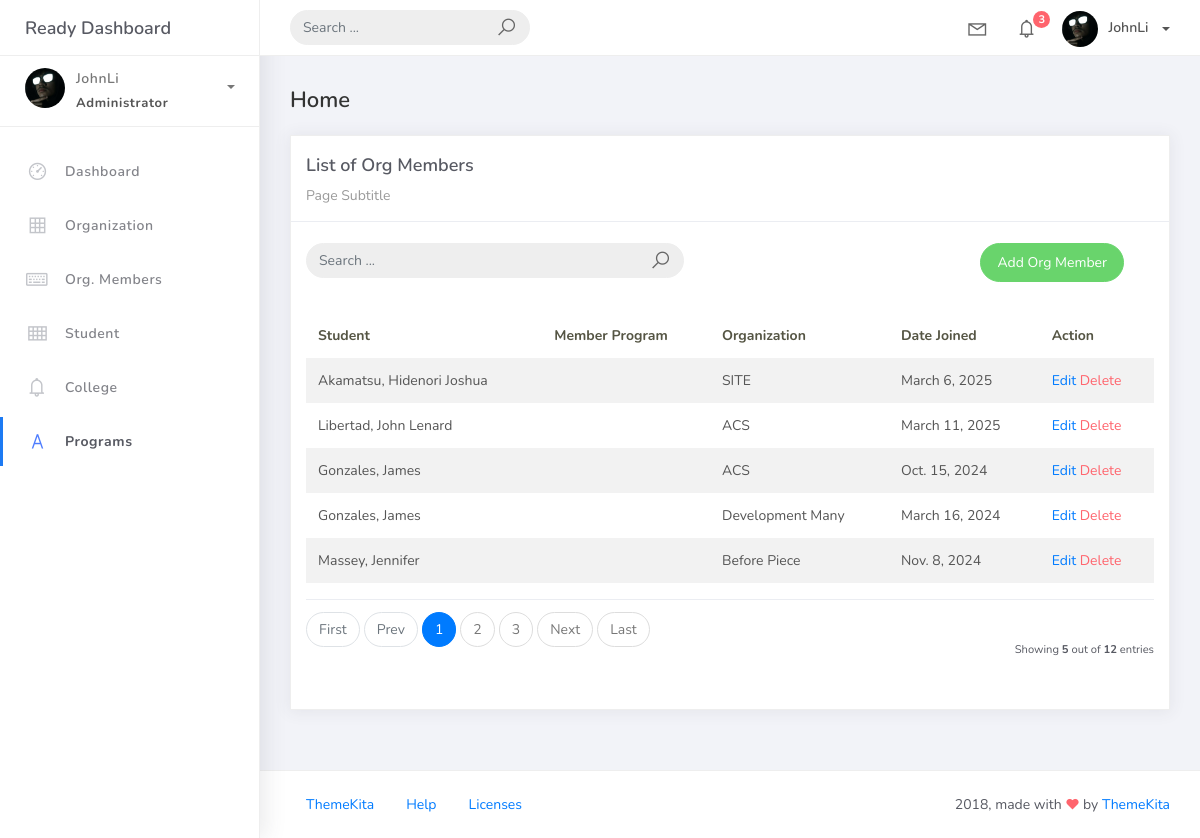
The page /org_members_list on the database its author committed.
### studentorg/models.py (models this page shows)
class BaseModel (models.Model):
    created_at = models.DateTimeField(auto_now_add=True, db_index=True)
    updated_at = models.DateTimeField(auto_now=True)
    class Meta:
        abstract = True

class OrgMember(BaseModel):
    student = models.ForeignKey(Student, on_delete=models.CASCADE)
    organization = models.ForeignKey(Organization, on_delete=models.CASCADE)
    date_joined = models.DateField()

class Student(BaseModel):
    student_id = models.CharField(max_length=15)
    last_name = models.CharField(max_length=25, default= "Unknown")
    first_name = models.CharField(max_length=25)
    middle_name = models.CharField(max_length=25, blank=True, null=True)
    program = models.ForeignKey(Program, on_delete=models.CASCADE)
    def __str__(self):
        return f"{self.last_name}, {self.first_name}"

class Organization(BaseModel):
    name = models.CharField(max_length=250)
    college = models.ForeignKey(
        College, null=True, blank=True, on_delete=models.CASCADE)
    description = models.CharField(max_length=500)
    def __str__(self):
        return self.name

### studentorg/views.py (the view)
# urls.py: path('org_members_list', OrgMembersList.as_view(), name='org-members-list'),
class OrgMembersList(ListView):
    model = OrgMember
    context_object_name = 'org_member'
    template_name = "org_members_list.html"
    paginate_by = 5

### templates/org_members_list.html
{% extends 'base.html' %} {% load static %} {% block content %}
<div class="content">
    <div class="container-fluid">
        <h4 class="page-title">Home</h4>
        <div class="row">
            <div class="col-md-12">
                <div class="card">
                    <div class="card-header">
                        <div class="card-title">List of Org Members</div>
                        <div class="card-category">Page Subtitle</div>
                    </div>
                    <br />
                    <div class="col-md-12 row">
                        <div class="col-md-6">
                            <form class="navbar-left navbar-form nav-search mr-md-3" action="">
                                <div class="input-group">
                                    <input type="text" placeholder="Search ..." class="form-control" />
                                    <div class="input-group-append">
                                        <span class="input-group-text">
                                            <i class="la la-search search-icon"></i>
                                        </span>
                                    </div>
                                </div>
                            </form>
                        </div>
                        <div class="col-md-6">
                            <div class="pull-right">
                                <a href="{% url 'org-members-add' %}" class="btn btn-success btn-rounded">Add Org Member</a>
                            </div>
                        </div>
                    </div>
                    <div class="card-body">
                        <table class="table table-striped mt-3">
                            <thead>
                                <tr>
                                    <th scope="col">Student</th>
                                    <th scope="col">Member Program</th>
                                    <th scope="col">Organization</th>
                                    <th scope="col">Date Joined</th>
                                    <th scope="col">Action</th>
                                </tr>
                            </thead>
                            <tbody>
                                {% for object in object_list %}
                                <tr>
                                    <td>{{ object.student }}</td>
                                    <td>{{ object.student.program.prog_name }}</td>
                                    <td>{{ object.organization }}</td>
                                    <td>{{ object.date_joined }}</td>
                                    <td>
                                        <a href="org_members_list/{{ object.id }}">Edit</a>
                                        <a href="org_members_list/{{ object.id }}/delete" class="text-danger">Delete</a>
                                    </td>
                                </tr>
                                {% empty %}
                                <tr>
                                    <td colspan="5" style="text-align: center;">
                                        <p class="text-sm font-weight-bold mb-0">No Records Found</p>
                                    </td>
                                </tr>
                                {% endfor %}
                            </tbody>
                        </table>
                        {% include 'includes/pagination.html' %}
                    </div>
                </div>
            </div>
        </div>
    </div>
</div>
{% endblock %}

### rows shown on the page
OrgMember: student "Akamatsu, Hidenori Joshua", organization "SITE", date_joined "March 6, 2025"
OrgMember: student "Libertad, John Lenard", organization "ACS", date_joined "March 11, 2025"
OrgMember: student "Gonzales, James", organization "ACS", date_joined "Oct. 15, 2024"
OrgMember: student "Gonzales, James", organization "Development Many", date_joined "March 16, 2024"
OrgMember: student "Massey, Jennifer", organization "Before Piece", date_joined "Nov. 8, 2024"

### other values the page prints
{{ page_num }} "1"
{{ page_num }} "2" "3"
{{ object_list.count }} "5"
{{ paginator.count }} "12"
